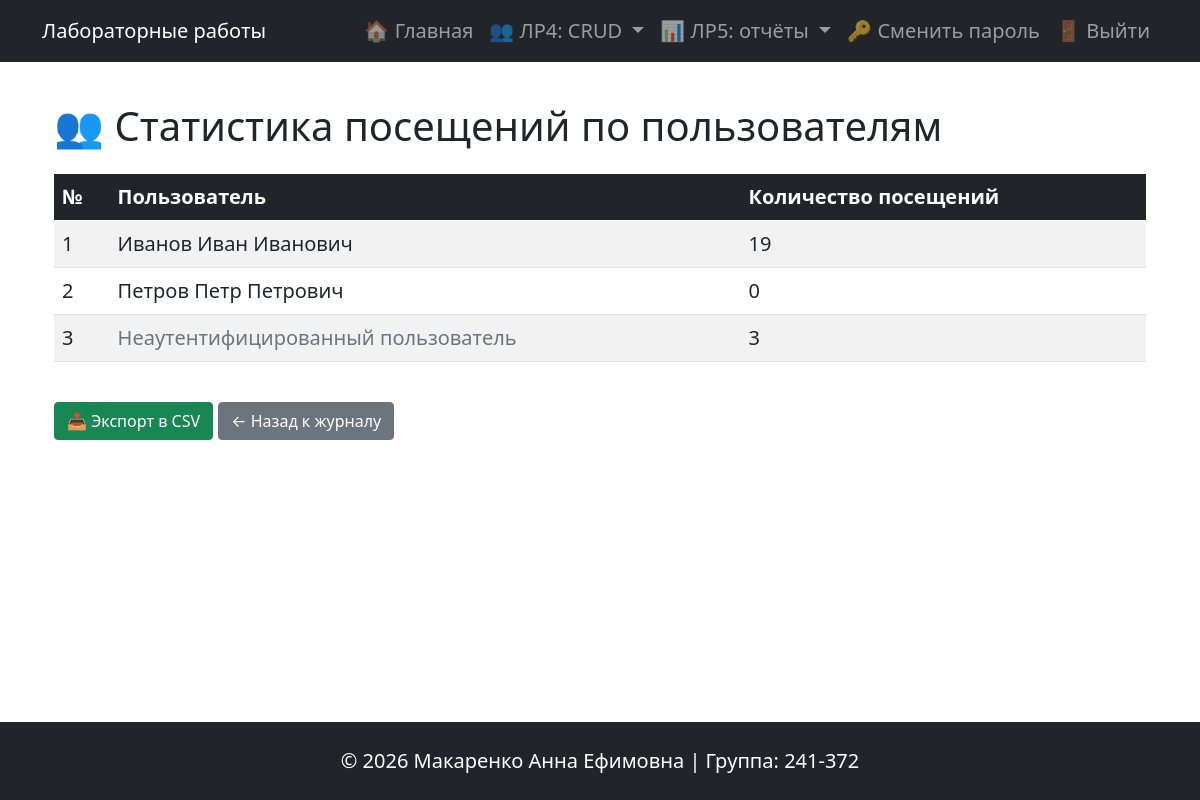
The app's page /visit-logs/user-stats (signed in) with its own data.
### database.py (models this page shows, shortened)
class User(db.Model):
    __tablename__ = 'users'
    id = db.Column(db.Integer, primary_key=True)
    username = db.Column(db.String(80), unique=True, nullable=False)
    password_hash = db.Column(db.String(200), nullable=False)
    last_name = db.Column(db.String(100))
    first_name = db.Column(db.String(100), nullable=False)
    patronymic = db.Column(db.String(100))
    created_at = db.Column(db.DateTime, default=datetime.utcnow)
    roles = db.relationship('Role', secondary=user_roles, backref=db.backref('users', lazy='dynamic'))
    visits = db.relationship('VisitLog', backref='user', lazy='dynamic')
    @property
    def is_authenticated(self):
        return True
    def has_role(self, role_name):
        return any(role.name == role_name for role in self.roles)

### blueprints/visit_logs.py (the view, shortened to what this page needs)
@visit_logs.route('/user-stats')
@login_required
def user_stats():
    if current_user.has_role('admin'):
        user_stats = db.session.query(
            User.id,
            User.last_name,
            User.first_name,
            User.patronymic,
            func.count(VisitLog.id).label('count')
        ).join(VisitLog, VisitLog.user_id == User.id, isouter=True)\
         .group_by(User.id).order_by(func.count(VisitLog.id).desc()).all()
        guest_count = VisitLog.query.filter_by(user_id=None).count()
        stats = list(user_stats)
        if guest_count > 0:
            stats.append((None, None, None, None, guest_count))
    return render_template('visit_logs/user_stats.html', stats=stats)

### app.py (called while the page is built)
@app.before_request
def before_request():
    if not request.path.startswith('/static') and not request.path.startswith('/visit-logs'):
        log_visit(request.path)

@login_manager.user_loader
def load_user(user_id):
    return db.session.get(User, int(user_id))

### templates/visit_logs/user_stats.html
{% extends 'base.html' %}
{% block content %}
<div class="container">
    <h1 class="my-4">👥 Статистика посещений по пользователям</h1>
    <div class="table-responsive">
        <table class="table table-striped table-hover">
            <thead class="table-dark">
                <tr><th>№</th><th>Пользователь</th><th>Количество посещений</th></tr>
            </thead>
            <tbody>
                {% for stat in stats %}
                <tr>
                    <td>{{ loop.index }}</td>
                    <td>
                        {% if stat[0] %}
                            {{ stat[1] or '' }} {{ stat[2] or '' }} {{ stat[3] or '' }}
                        {% else %}
                            <span class="text-muted">Неаутентифицированный пользователь</span>
                        {% endif %}
                    </td>
                    <td>{{ stat[4] if stat[4] is defined else stat.count }}</td>
                </tr>
                {% else %}
                <tr><td colspan="3" class="text-center">Нет данных</td></tr>
                {% endfor %}
            </tbody>
        </table>
    </div>
    <div class="mt-4">
        <a href="{{ url_for('visit_logs.export_user_stats') }}" class="btn btn-success">📥 Экспорт в CSV</a>
        <a href="{{ url_for('visit_logs.index') }}" class="btn btn-secondary">← Назад к журналу</a>
    </div>
</div>
{% endblock %}

### static/styles.css (style rules this page uses)
body { font-size: 1.25rem; }

### templates/base.html (style rules this page uses)
html, body { height: 100%; }
body { display: flex; flex-direction: column; }

### records on screen
User: last_name "Иванов", first_name "Иван", patronymic "Иванович", stat "19"
User: last_name "Петров", first_name "Петр", patronymic "Петрович", stat "0"

### other values on screen
{{ stat[4] if stat[4] is defined else stat.count }} "3"
